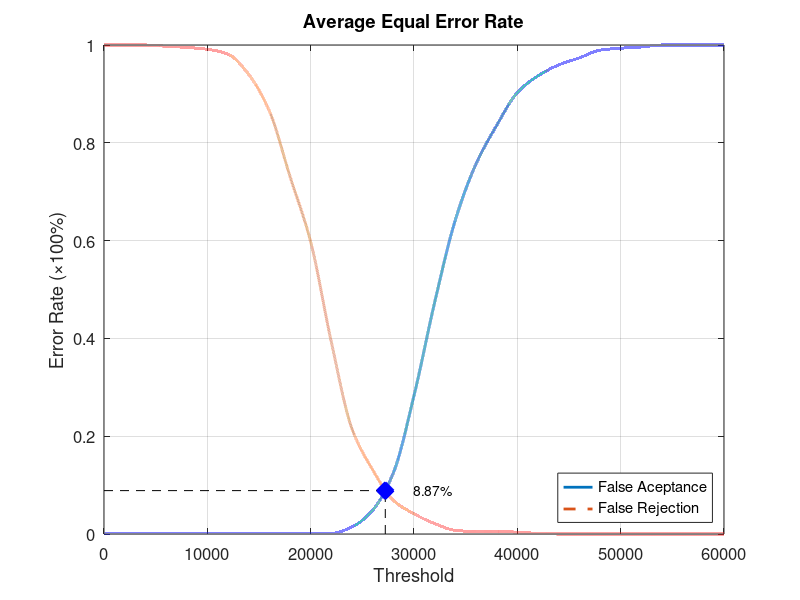
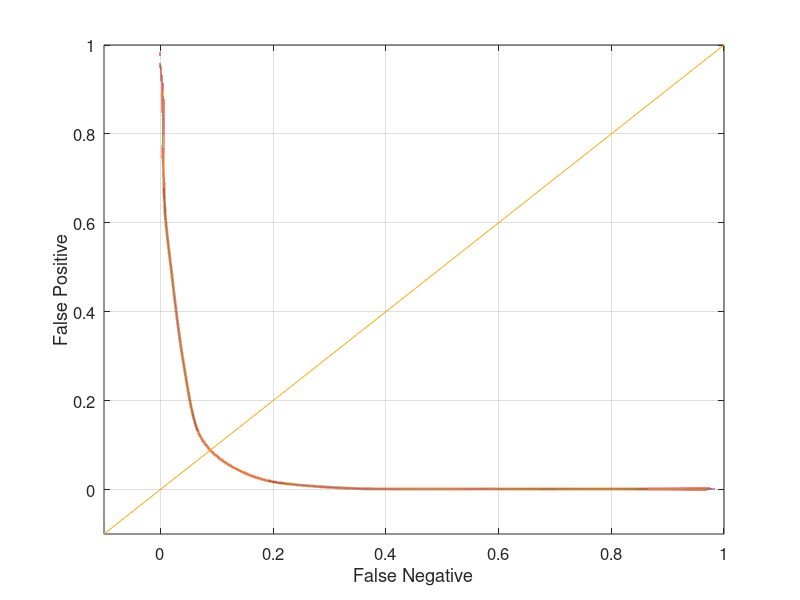

Reproduce these figures in MATLAB, in order.
function yEER = Experiment3Average
close all;
clear;
clc;
x = 0:2000:60000;
xq = 0:0.5:60000;

y0 = [0 0.00131579 0.00131579 0.00131579 0.00131579 0.00131579 0.00131579 0.00131579 0.00131579 0.00131579 0.00131579 0.00131579 0.0144737 0.0486842 0.125 0.282895 0.473684 0.642105 0.756579 0.835526 0.902632 0.936842 0.959211 0.973684 0.989474 0.993421 0.996053 1 1 1 1];
yy0 = interp1(x, y0, xq, 'pchip');
y1 = [1 1 1 0.9975 0.995 0.99125 0.98125 0.94 0.865 0.73125 0.5975 0.3925 0.215 0.13125 0.06875 0.04125 0.02125 0.0075 0.005 0.005 0.00375 0.00125 0 0 0 0 0 0 0 0 0];
yy1 = interp1(x, y1, xq, 'pchip');

% Calculating EER: 
y2 = abs(y0 - y1);
find(y2 == min(y2))
yy2 = abs(yy0 - yy1);
xEER = find(yy2 == min(yy2));
xEERIndex = xq(xEER) % X-axis EER
yEER = yy0(xEER) % Y-axis EER

main = figure
plot(xq, yy0,'-','LineWidth', 2);	hold on
plot(xq, yy1,'--','LineWidth', 2);	hold on
plot([xEERIndex xEERIndex], [0 yEER], 'k--');	hold on
plot([0 xEERIndex], [yEER yEER], 'k--');	hold on
plot(xEERIndex, yEER, 'bx', 'LineWidth', 10);	hold on
text(xEERIndex + 10 * xEERIndex / 100, yEER, [num2str(round((10000 * yEER)) / 100) '%'])
legend('False Aceptance', 'False Rejection', 'Location', 'SouthEast')
xlabel('Threshold')
ylabel('Error Rate (\times100%)')
title('Average Equal Error Rate')
set(gca, 'FontSize', 12)
axis([0 60000 0 1])
grid on

print(main, 'Experiment3AverageMain', '-dpng');
FNRxFPR = figure('Color', [1 1 1]);
plot(yy1, yy0, '-', yy1, yy0, 'LineWidth', 2);
hold on
y = -0.1:0.1:1
plot(y, y); 
set(gca, 'FontSize', 12)
xlabel('False Negative')
ylabel('False Positive')
axis([-0.1 1 -0.1 1])
set(gca, 'FontSize', 12)
grid on

print(FNRxFPR, 'Experiment3AverageFNRxFPR','-dpng');
end
